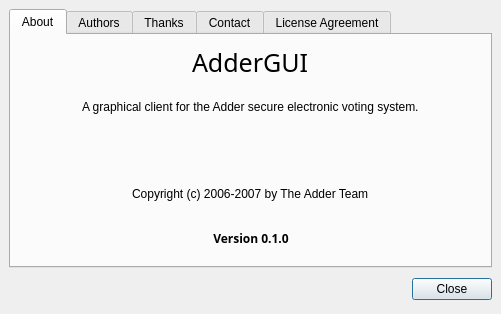
<ui version="4.0" >
 <class>AboutDialog</class>
 <widget class="QDialog" name="AboutDialog" >
  <property name="geometry" >
   <rect>
    <x>0</x>
    <y>0</y>
    <width>501</width>
    <height>314</height>
   </rect>
  </property>
  <property name="sizePolicy" >
   <sizepolicy>
    <hsizetype>5</hsizetype>
    <vsizetype>5</vsizetype>
    <horstretch>0</horstretch>
    <verstretch>0</verstretch>
   </sizepolicy>
  </property>
  <property name="windowTitle" >
   <string>About AdderGUI</string>
  </property>
  <layout class="QGridLayout" >
   <property name="margin" >
    <number>9</number>
   </property>
   <property name="spacing" >
    <number>6</number>
   </property>
   <item row="1" column="0" >
    <layout class="QHBoxLayout" >
     <property name="margin" >
      <number>0</number>
     </property>
     <property name="spacing" >
      <number>6</number>
     </property>
     <item>
      <spacer>
       <property name="orientation" >
        <enum>Qt::Horizontal</enum>
       </property>
       <property name="sizeHint" >
        <size>
         <width>131</width>
         <height>31</height>
        </size>
       </property>
      </spacer>
     </item>
     <item>
      <widget class="QPushButton" name="okButton" >
       <property name="text" >
        <string>Close</string>
       </property>
      </widget>
     </item>
    </layout>
   </item>
   <item row="0" column="0" >
    <widget class="QTabWidget" name="tabWidget" >
     <widget class="QWidget" name="tab" >
      <attribute name="title" >
       <string>About</string>
      </attribute>
      <layout class="QGridLayout" >
       <property name="margin" >
        <number>9</number>
       </property>
       <property name="spacing" >
        <number>6</number>
       </property>
       <item row="4" column="0" >
        <layout class="QHBoxLayout" >
         <property name="margin" >
          <number>0</number>
         </property>
         <property name="spacing" >
          <number>6</number>
         </property>
         <item>
          <spacer>
           <property name="orientation" >
            <enum>Qt::Horizontal</enum>
           </property>
           <property name="sizeHint" >
            <size>
             <width>40</width>
             <height>20</height>
            </size>
           </property>
          </spacer>
         </item>
         <item>
          <widget class="QLabel" name="label_10" >
           <property name="font" >
            <font>
             <family>Sans Serif</family>
             <pointsize>9</pointsize>
             <weight>75</weight>
             <italic>false</italic>
             <bold>true</bold>
             <underline>false</underline>
             <strikeout>false</strikeout>
            </font>
           </property>
           <property name="text" >
            <string>Version 0.1.0</string>
           </property>
           <property name="alignment" >
            <set>Qt::AlignCenter</set>
           </property>
          </widget>
         </item>
         <item>
          <spacer>
           <property name="orientation" >
            <enum>Qt::Horizontal</enum>
           </property>
           <property name="sizeHint" >
            <size>
             <width>40</width>
             <height>20</height>
            </size>
           </property>
          </spacer>
         </item>
        </layout>
       </item>
       <item row="0" column="0" >
        <layout class="QHBoxLayout" >
         <property name="margin" >
          <number>0</number>
         </property>
         <property name="spacing" >
          <number>6</number>
         </property>
         <item>
          <spacer>
           <property name="orientation" >
            <enum>Qt::Horizontal</enum>
           </property>
           <property name="sizeHint" >
            <size>
             <width>40</width>
             <height>20</height>
            </size>
           </property>
          </spacer>
         </item>
         <item>
          <widget class="QLabel" name="label" >
           <property name="font" >
            <font>
             <family>Sans Serif</family>
             <pointsize>19</pointsize>
             <weight>50</weight>
             <italic>false</italic>
             <bold>false</bold>
             <underline>false</underline>
             <strikeout>false</strikeout>
            </font>
           </property>
           <property name="text" >
            <string>&lt;html>&lt;head>&lt;meta name="qrichtext" content="1" />&lt;/head>&lt;body style=" white-space: pre-wrap; font-family:Sans Serif; font-size:19pt; font-weight:400; font-style:normal; text-decoration:none;">&lt;p style=" margin-top:0px; margin-bottom:0px; margin-left:0px; margin-right:0px; -qt-block-indent:0; text-indent:0px;">AdderGUI&lt;/p>&lt;/body>&lt;/html></string>
           </property>
          </widget>
         </item>
         <item>
          <spacer>
           <property name="orientation" >
            <enum>Qt::Horizontal</enum>
           </property>
           <property name="sizeHint" >
            <size>
             <width>40</width>
             <height>20</height>
            </size>
           </property>
          </spacer>
         </item>
        </layout>
       </item>
       <item row="1" column="0" >
        <layout class="QHBoxLayout" >
         <property name="margin" >
          <number>0</number>
         </property>
         <property name="spacing" >
          <number>6</number>
         </property>
         <item>
          <spacer>
           <property name="orientation" >
            <enum>Qt::Horizontal</enum>
           </property>
           <property name="sizeHint" >
            <size>
             <width>16</width>
             <height>20</height>
            </size>
           </property>
          </spacer>
         </item>
         <item>
          <widget class="QLabel" name="label_2" >
           <property name="text" >
            <string>A graphical client for the Adder secure electronic voting system.</string>
           </property>
          </widget>
         </item>
         <item>
          <spacer>
           <property name="orientation" >
            <enum>Qt::Horizontal</enum>
           </property>
           <property name="sizeHint" >
            <size>
             <width>16</width>
             <height>20</height>
            </size>
           </property>
          </spacer>
         </item>
        </layout>
       </item>
       <item row="3" column="0" >
        <layout class="QHBoxLayout" >
         <property name="margin" >
          <number>0</number>
         </property>
         <property name="spacing" >
          <number>6</number>
         </property>
         <item>
          <spacer>
           <property name="orientation" >
            <enum>Qt::Horizontal</enum>
           </property>
           <property name="sizeHint" >
            <size>
             <width>40</width>
             <height>20</height>
            </size>
           </property>
          </spacer>
         </item>
         <item>
          <widget class="QLabel" name="label_3" >
           <property name="text" >
            <string>Copyright (c) 2006-2007 by The Adder Team</string>
           </property>
          </widget>
         </item>
         <item>
          <spacer>
           <property name="orientation" >
            <enum>Qt::Horizontal</enum>
           </property>
           <property name="sizeHint" >
            <size>
             <width>40</width>
             <height>20</height>
            </size>
           </property>
          </spacer>
         </item>
        </layout>
       </item>
       <item row="2" column="0" >
        <layout class="QHBoxLayout" >
         <property name="margin" >
          <number>0</number>
         </property>
         <property name="spacing" >
          <number>6</number>
         </property>
         <item>
          <spacer>
           <property name="orientation" >
            <enum>Qt::Horizontal</enum>
           </property>
           <property name="sizeHint" >
            <size>
             <width>40</width>
             <height>20</height>
            </size>
           </property>
          </spacer>
         </item>
         <item>
          <widget class="QLabel" name="label_6" >
           <property name="text" >
            <string/>
           </property>
           <property name="pixmap" >
            <pixmap resource="../resource.qrc" >:/images/adderlogo.png</pixmap>
           </property>
           <property name="scaledContents" >
            <bool>false</bool>
           </property>
          </widget>
         </item>
         <item>
          <spacer>
           <property name="orientation" >
            <enum>Qt::Horizontal</enum>
           </property>
           <property name="sizeHint" >
            <size>
             <width>40</width>
             <height>20</height>
            </size>
           </property>
          </spacer>
         </item>
        </layout>
       </item>
      </layout>
     </widget>
     <widget class="QWidget" name="tab_2" >
      <attribute name="title" >
       <string>Authors</string>
      </attribute>
      <layout class="QGridLayout" >
       <property name="margin" >
        <number>9</number>
       </property>
       <property name="spacing" >
        <number>6</number>
       </property>
       <item row="0" column="0" >
        <widget class="QTextEdit" name="textEdit" >
         <property name="autoFormatting" >
          <set>QTextEdit::AutoAll</set>
         </property>
         <property name="readOnly" >
          <bool>true</bool>
         </property>
         <property name="html" >
          <string>&lt;html>&lt;head>&lt;meta name="qrichtext" content="1" />&lt;style type="text/css">
p, li { white-space: pre-wrap; }
&lt;/style>&lt;/head>&lt;body style=" font-family:'Sans Serif'; font-size:9pt; font-weight:400; font-style:normal; text-decoration:none;">
&lt;p style=" margin-top:0px; margin-bottom:0px; margin-left:0px; margin-right:0px; -qt-block-indent:0; text-indent:0px;">&lt;span style=" font-weight:600;">AdderGUI programming:&lt;/span>&lt;/p>
&lt;p style=" margin-top:0px; margin-bottom:0px; margin-left:0px; margin-right:0px; -qt-block-indent:0; text-indent:0px;">    Michael Korman &amp;lt;mkorman@cse.uconn.edu&amp;gt;&lt;/p>
&lt;p style="-qt-paragraph-type:empty; margin-top:0px; margin-bottom:0px; margin-left:0px; margin-right:0px; -qt-block-indent:0; text-indent:0px;">&lt;/p>
&lt;p style=" margin-top:0px; margin-bottom:0px; margin-left:0px; margin-right:0px; -qt-block-indent:0; text-indent:0px;">&lt;span style=" font-weight:600;">The Adder Team:&lt;/span>&lt;/p>
&lt;p style=" margin-top:0px; margin-bottom:0px; margin-left:0px; margin-right:0px; -qt-block-indent:0; text-indent:0px;">    Aggelos Kiayias&lt;/p>
&lt;p style=" margin-top:0px; margin-bottom:0px; margin-left:0px; margin-right:0px; -qt-block-indent:0; text-indent:0px;">    Michael Korman&lt;/p>
&lt;p style=" margin-top:0px; margin-bottom:0px; margin-left:0px; margin-right:0px; -qt-block-indent:0; text-indent:0px;">    David Walluck&lt;/p>
&lt;p style=" margin-top:0px; margin-bottom:0px; margin-left:0px; margin-right:0px; -qt-block-indent:0; text-indent:0px;">    &lt;/p>&lt;/body>&lt;/html></string>
         </property>
        </widget>
       </item>
      </layout>
     </widget>
     <widget class="QWidget" name="tab_5" >
      <attribute name="title" >
       <string>Thanks</string>
      </attribute>
      <layout class="QGridLayout" >
       <property name="margin" >
        <number>9</number>
       </property>
       <property name="spacing" >
        <number>6</number>
       </property>
       <item row="0" column="0" >
        <widget class="QTextEdit" name="textEdit_3" >
         <property name="readOnly" >
          <bool>true</bool>
         </property>
         <property name="html" >
          <string>&lt;html>&lt;head>&lt;meta name="qrichtext" content="1" />&lt;style type="text/css">
p, li { white-space: pre-wrap; }
&lt;/style>&lt;/head>&lt;body style=" font-family:'Sans Serif'; font-size:9pt; font-weight:400; font-style:normal; text-decoration:none;">
&lt;p style=" margin-top:0px; margin-bottom:0px; margin-left:0px; margin-right:0px; -qt-block-indent:0; text-indent:0px;">Stephanie Bernstein&lt;/p>
&lt;p style=" margin-top:0px; margin-bottom:0px; margin-left:0px; margin-right:0px; -qt-block-indent:0; text-indent:0px;">    Logo design&lt;/p>
&lt;p style="-qt-paragraph-type:empty; margin-top:0px; margin-bottom:0px; margin-left:0px; margin-right:0px; -qt-block-indent:0; text-indent:0px;">&lt;/p>
&lt;p style=" margin-top:0px; margin-bottom:0px; margin-left:0px; margin-right:0px; -qt-block-indent:0; text-indent:0px;">Everaldo Coelho&lt;/p>
&lt;p style=" margin-top:0px; margin-bottom:0px; margin-left:0px; margin-right:0px; -qt-block-indent:0; text-indent:0px;">    Crystal icon theme&lt;/p>
&lt;p style=" margin-top:0px; margin-bottom:0px; margin-left:0px; margin-right:0px; -qt-block-indent:0; text-indent:0px;">    http://www.everaldo.com&lt;/p>&lt;/body>&lt;/html></string>
         </property>
        </widget>
       </item>
      </layout>
     </widget>
     <widget class="QWidget" name="tab_3" >
      <attribute name="title" >
       <string>Contact</string>
      </attribute>
      <layout class="QGridLayout" >
       <property name="margin" >
        <number>9</number>
       </property>
       <property name="spacing" >
        <number>6</number>
       </property>
       <item row="0" column="0" >
        <spacer>
         <property name="orientation" >
          <enum>Qt::Vertical</enum>
         </property>
         <property name="sizeHint" >
          <size>
           <width>20</width>
           <height>21</height>
          </size>
         </property>
        </spacer>
       </item>
       <item row="1" column="0" >
        <widget class="QLabel" name="label_4" >
         <property name="text" >
          <string>We encourage feedback on AdderGUI.</string>
         </property>
        </widget>
       </item>
       <item row="2" column="0" >
        <spacer>
         <property name="orientation" >
          <enum>Qt::Vertical</enum>
         </property>
         <property name="sizeHint" >
          <size>
           <width>20</width>
           <height>40</height>
          </size>
         </property>
        </spacer>
       </item>
       <item row="5" column="0" >
        <spacer>
         <property name="orientation" >
          <enum>Qt::Vertical</enum>
         </property>
         <property name="sizeHint" >
          <size>
           <width>20</width>
           <height>40</height>
          </size>
         </property>
        </spacer>
       </item>
       <item row="3" column="0" >
        <layout class="QHBoxLayout" >
         <property name="margin" >
          <number>0</number>
         </property>
         <property name="spacing" >
          <number>6</number>
         </property>
         <item>
          <widget class="QLabel" name="label_5" >
           <property name="text" >
            <string>Send comments to:</string>
           </property>
          </widget>
         </item>
         <item>
          <widget class="QLabel" name="label_7" >
           <property name="font" >
            <font>
             <family>Monospace</family>
             <pointsize>9</pointsize>
             <weight>50</weight>
             <italic>false</italic>
             <bold>false</bold>
             <underline>false</underline>
             <strikeout>false</strikeout>
            </font>
           </property>
           <property name="text" >
            <string>&lt;html>&lt;head>&lt;meta name="qrichtext" content="1" />&lt;/head>&lt;body style=" white-space: pre-wrap; font-family:Monospace; font-size:9pt; font-weight:400; font-style:normal; text-decoration:none;">&lt;p style=" margin-top:0px; margin-bottom:0px; margin-left:0px; margin-right:0px; -qt-block-indent:0; text-indent:0px;">adder@cse.uconn.edu&lt;/p>&lt;/body>&lt;/html></string>
           </property>
          </widget>
         </item>
         <item>
          <spacer>
           <property name="orientation" >
            <enum>Qt::Horizontal</enum>
           </property>
           <property name="sizeHint" >
            <size>
             <width>40</width>
             <height>20</height>
            </size>
           </property>
          </spacer>
         </item>
        </layout>
       </item>
       <item row="4" column="0" >
        <layout class="QHBoxLayout" >
         <property name="margin" >
          <number>0</number>
         </property>
         <property name="spacing" >
          <number>6</number>
         </property>
         <item>
          <widget class="QLabel" name="label_8" >
           <property name="text" >
            <string>Visit us on the Web at:</string>
           </property>
          </widget>
         </item>
         <item>
          <widget class="QLabel" name="label_9" >
           <property name="font" >
            <font>
             <family>Monospace</family>
             <pointsize>9</pointsize>
             <weight>50</weight>
             <italic>false</italic>
             <bold>false</bold>
             <underline>false</underline>
             <strikeout>false</strikeout>
            </font>
           </property>
           <property name="text" >
            <string>http://cryptodrm.engr.uconn.edu/adder/</string>
           </property>
          </widget>
         </item>
         <item>
          <spacer>
           <property name="orientation" >
            <enum>Qt::Horizontal</enum>
           </property>
           <property name="sizeHint" >
            <size>
             <width>40</width>
             <height>20</height>
            </size>
           </property>
          </spacer>
         </item>
        </layout>
       </item>
      </layout>
     </widget>
     <widget class="QWidget" name="tab_4" >
      <attribute name="title" >
       <string>License Agreement</string>
      </attribute>
      <layout class="QGridLayout" >
       <property name="margin" >
        <number>9</number>
       </property>
       <property name="spacing" >
        <number>6</number>
       </property>
       <item row="0" column="0" >
        <widget class="QLabel" name="label_11" >
         <property name="text" >
          <string>&lt;html>&lt;head>&lt;meta name="qrichtext" content="1" />&lt;/head>&lt;body style=" white-space: pre-wrap; font-family:Sans Serif; font-size:10pt; font-weight:400; font-style:normal; text-decoration:none;">&lt;p style=" margin-top:0px; margin-bottom:0px; margin-left:0px; margin-right:0px; -qt-block-indent:0; text-indent:0px;">AdderGUI comes with ABSOLUTELY NO WARRANTY. This is free software released under the GNU General Public License, and you are welcome to redistribute it under certain conditions.  See the COPYING file for details.&lt;/p>&lt;/body>&lt;/html></string>
         </property>
         <property name="wordWrap" >
          <bool>true</bool>
         </property>
        </widget>
       </item>
      </layout>
     </widget>
    </widget>
   </item>
  </layout>
 </widget>
 <resources>
  <include location="../resource.qrc" />
 </resources>
 <connections>
  <connection>
   <sender>okButton</sender>
   <signal>clicked()</signal>
   <receiver>AboutDialog</receiver>
   <slot>accept()</slot>
   <hints>
    <hint type="sourcelabel" >
     <x>477</x>
     <y>283</y>
    </hint>
    <hint type="destinationlabel" >
     <x>96</x>
     <y>254</y>
    </hint>
   </hints>
  </connection>
 </connections>
</ui>
